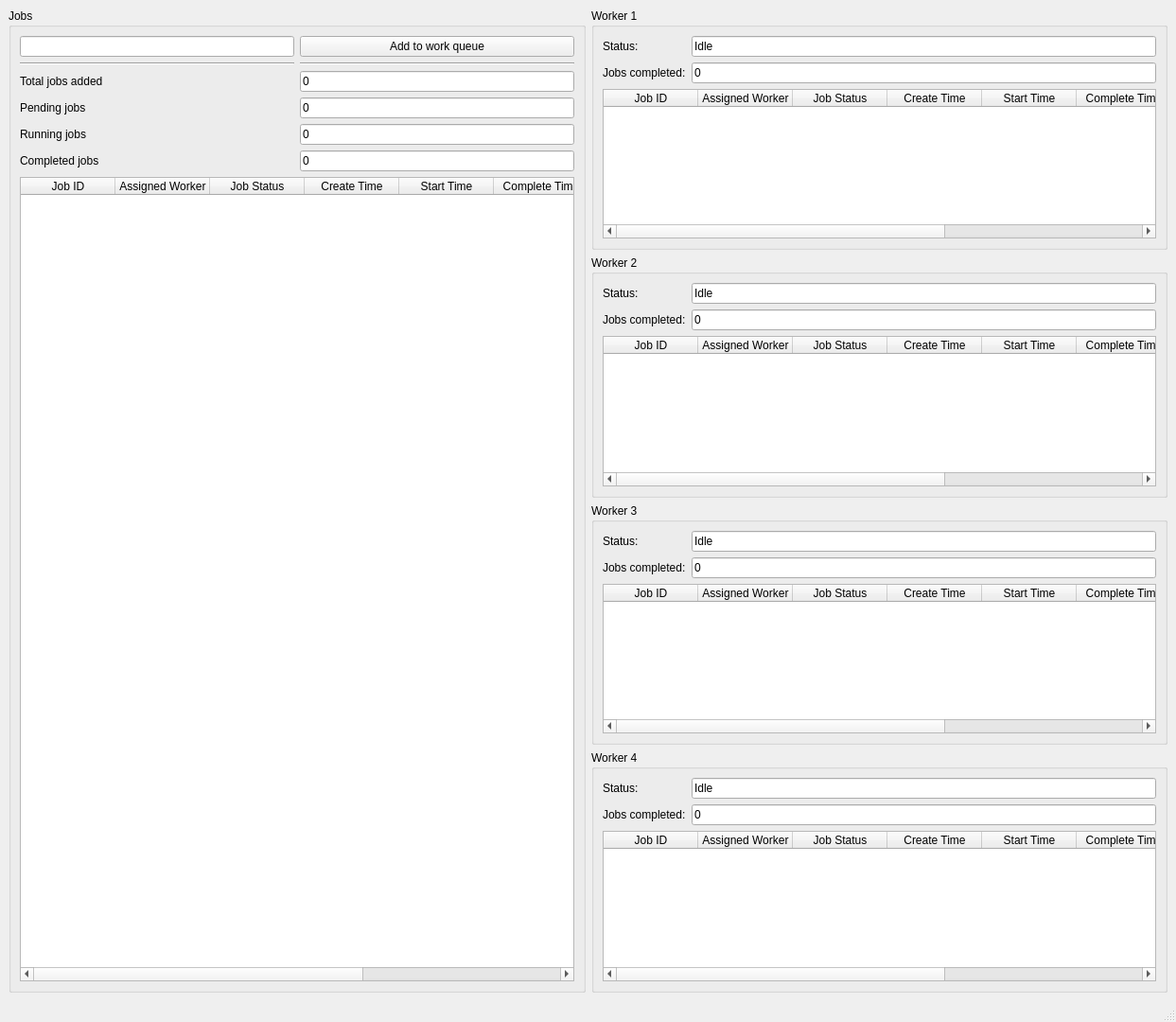
<?xml version="1.0" encoding="UTF-8"?>
<ui version="4.0">
 <class>MainWindow</class>
 <widget class="QMainWindow" name="MainWindow">
  <property name="geometry">
   <rect>
    <x>0</x>
    <y>0</y>
    <width>1243</width>
    <height>1080</height>
   </rect>
  </property>
  <property name="windowTitle">
   <string>Concurrent Job Processing</string>
  </property>
  <widget class="QWidget" name="centralwidget">
   <layout class="QGridLayout" name="gridLayout_2">
    <item row="0" column="1">
     <widget class="QGroupBox" name="GroupBox_Worker1">
      <property name="title">
       <string>Worker 1</string>
      </property>
      <layout class="QFormLayout" name="formLayout">
       <item row="0" column="0">
        <widget class="QLabel" name="label">
         <property name="text">
          <string>Status:</string>
         </property>
         <property name="buddy">
          <cstring>opStatus1</cstring>
         </property>
        </widget>
       </item>
       <item row="0" column="1">
        <widget class="QLineEdit" name="opStatus1">
         <property name="text">
          <string>Idle</string>
         </property>
         <property name="readOnly">
          <bool>true</bool>
         </property>
        </widget>
       </item>
       <item row="1" column="0">
        <widget class="QLabel" name="label_2">
         <property name="text">
          <string>Jobs completed:</string>
         </property>
         <property name="buddy">
          <cstring>opJobsCompleted1</cstring>
         </property>
        </widget>
       </item>
       <item row="1" column="1">
        <widget class="QLineEdit" name="opJobsCompleted1">
         <property name="text">
          <string>0</string>
         </property>
         <property name="readOnly">
          <bool>true</bool>
         </property>
        </widget>
       </item>
       <item row="2" column="0" colspan="2">
        <widget class="QTableWidget" name="opTableJobs1">
         <column>
          <property name="text">
           <string>Job ID</string>
          </property>
         </column>
         <column>
          <property name="text">
           <string>Assigned Worker</string>
          </property>
         </column>
         <column>
          <property name="text">
           <string>Job Status</string>
          </property>
         </column>
         <column>
          <property name="text">
           <string>Create Time</string>
          </property>
         </column>
         <column>
          <property name="text">
           <string>Start Time</string>
          </property>
         </column>
         <column>
          <property name="text">
           <string>Complete Time</string>
          </property>
         </column>
         <column>
          <property name="text">
           <string>Input parameter</string>
          </property>
         </column>
         <column>
          <property name="text">
           <string>Result</string>
          </property>
         </column>
        </widget>
       </item>
      </layout>
     </widget>
    </item>
    <item row="1" column="1">
     <widget class="QGroupBox" name="GroupBox_Worker2">
      <property name="title">
       <string>Worker 2</string>
      </property>
      <layout class="QFormLayout" name="formLayout_2">
       <item row="0" column="0">
        <widget class="QLabel" name="label_9">
         <property name="text">
          <string>Status:</string>
         </property>
         <property name="buddy">
          <cstring>opStatus2</cstring>
         </property>
        </widget>
       </item>
       <item row="0" column="1">
        <widget class="QLineEdit" name="opStatus2">
         <property name="text">
          <string>Idle</string>
         </property>
         <property name="readOnly">
          <bool>true</bool>
         </property>
        </widget>
       </item>
       <item row="1" column="0">
        <widget class="QLabel" name="label_10">
         <property name="text">
          <string>Jobs completed:</string>
         </property>
         <property name="buddy">
          <cstring>opJobsCompleted2</cstring>
         </property>
        </widget>
       </item>
       <item row="1" column="1">
        <widget class="QLineEdit" name="opJobsCompleted2">
         <property name="text">
          <string>0</string>
         </property>
         <property name="readOnly">
          <bool>true</bool>
         </property>
        </widget>
       </item>
       <item row="2" column="0" colspan="2">
        <widget class="QTableWidget" name="opTableJobs2">
         <column>
          <property name="text">
           <string>Job ID</string>
          </property>
         </column>
         <column>
          <property name="text">
           <string>Assigned Worker</string>
          </property>
         </column>
         <column>
          <property name="text">
           <string>Job Status</string>
          </property>
         </column>
         <column>
          <property name="text">
           <string>Create Time</string>
          </property>
         </column>
         <column>
          <property name="text">
           <string>Start Time</string>
          </property>
         </column>
         <column>
          <property name="text">
           <string>Complete Time</string>
          </property>
         </column>
         <column>
          <property name="text">
           <string>Input parameter</string>
          </property>
         </column>
         <column>
          <property name="text">
           <string>Result</string>
          </property>
         </column>
        </widget>
       </item>
      </layout>
     </widget>
    </item>
    <item row="2" column="1">
     <widget class="QGroupBox" name="GroupBox_Worker3">
      <property name="title">
       <string>Worker 3</string>
      </property>
      <layout class="QFormLayout" name="formLayout_3">
       <item row="0" column="0">
        <widget class="QLabel" name="label_13">
         <property name="text">
          <string>Status:</string>
         </property>
         <property name="buddy">
          <cstring>opStatus3</cstring>
         </property>
        </widget>
       </item>
       <item row="0" column="1">
        <widget class="QLineEdit" name="opStatus3">
         <property name="text">
          <string>Idle</string>
         </property>
         <property name="readOnly">
          <bool>true</bool>
         </property>
        </widget>
       </item>
       <item row="1" column="0">
        <widget class="QLabel" name="label_14">
         <property name="text">
          <string>Jobs completed:</string>
         </property>
         <property name="buddy">
          <cstring>opJobsCompleted3</cstring>
         </property>
        </widget>
       </item>
       <item row="1" column="1">
        <widget class="QLineEdit" name="opJobsCompleted3">
         <property name="text">
          <string>0</string>
         </property>
         <property name="readOnly">
          <bool>true</bool>
         </property>
        </widget>
       </item>
       <item row="2" column="0" colspan="2">
        <widget class="QTableWidget" name="opTableJobs3">
         <column>
          <property name="text">
           <string>Job ID</string>
          </property>
         </column>
         <column>
          <property name="text">
           <string>Assigned Worker</string>
          </property>
         </column>
         <column>
          <property name="text">
           <string>Job Status</string>
          </property>
         </column>
         <column>
          <property name="text">
           <string>Create Time</string>
          </property>
         </column>
         <column>
          <property name="text">
           <string>Start Time</string>
          </property>
         </column>
         <column>
          <property name="text">
           <string>Complete Time</string>
          </property>
         </column>
         <column>
          <property name="text">
           <string>Input parameter</string>
          </property>
         </column>
         <column>
          <property name="text">
           <string>Result</string>
          </property>
         </column>
        </widget>
       </item>
      </layout>
     </widget>
    </item>
    <item row="3" column="1">
     <widget class="QGroupBox" name="GroupBox_Worker4">
      <property name="title">
       <string>Worker 4</string>
      </property>
      <layout class="QFormLayout" name="formLayout_4">
       <item row="0" column="0">
        <widget class="QLabel" name="label_17">
         <property name="text">
          <string>Status:</string>
         </property>
         <property name="buddy">
          <cstring>opStatus4</cstring>
         </property>
        </widget>
       </item>
       <item row="0" column="1">
        <widget class="QLineEdit" name="opStatus4">
         <property name="text">
          <string>Idle</string>
         </property>
         <property name="readOnly">
          <bool>true</bool>
         </property>
        </widget>
       </item>
       <item row="1" column="0">
        <widget class="QLabel" name="label_18">
         <property name="text">
          <string>Jobs completed:</string>
         </property>
         <property name="buddy">
          <cstring>opJobsCompleted4</cstring>
         </property>
        </widget>
       </item>
       <item row="1" column="1">
        <widget class="QLineEdit" name="opJobsCompleted4">
         <property name="text">
          <string>0</string>
         </property>
         <property name="readOnly">
          <bool>true</bool>
         </property>
        </widget>
       </item>
       <item row="2" column="0" colspan="2">
        <widget class="QTableWidget" name="opTableJobs4">
         <column>
          <property name="text">
           <string>Job ID</string>
          </property>
         </column>
         <column>
          <property name="text">
           <string>Assigned Worker</string>
          </property>
         </column>
         <column>
          <property name="text">
           <string>Job Status</string>
          </property>
         </column>
         <column>
          <property name="text">
           <string>Create Time</string>
          </property>
         </column>
         <column>
          <property name="text">
           <string>Start Time</string>
          </property>
         </column>
         <column>
          <property name="text">
           <string>Complete Time</string>
          </property>
         </column>
         <column>
          <property name="text">
           <string>Input parameter</string>
          </property>
         </column>
         <column>
          <property name="text">
           <string>Result</string>
          </property>
         </column>
        </widget>
       </item>
      </layout>
     </widget>
    </item>
    <item row="0" column="0" rowspan="4">
     <widget class="QGroupBox" name="GroupBox_Jobs">
      <property name="title">
       <string>Jobs</string>
      </property>
      <layout class="QGridLayout" name="gridLayout">
       <item row="1" column="1">
        <widget class="Line" name="line_2">
         <property name="orientation">
          <enum>Qt::Horizontal</enum>
         </property>
        </widget>
       </item>
       <item row="0" column="1">
        <widget class="QPushButton" name="btnAddJob">
         <property name="focusPolicy">
          <enum>Qt::ClickFocus</enum>
         </property>
         <property name="text">
          <string>Add to work queue</string>
         </property>
        </widget>
       </item>
       <item row="4" column="0">
        <widget class="QLabel" name="label_5">
         <property name="text">
          <string>Running jobs</string>
         </property>
         <property name="buddy">
          <cstring>opRunningJobs</cstring>
         </property>
        </widget>
       </item>
       <item row="2" column="0">
        <widget class="QLabel" name="label_3">
         <property name="layoutDirection">
          <enum>Qt::LeftToRight</enum>
         </property>
         <property name="text">
          <string>Total jobs added</string>
         </property>
         <property name="buddy">
          <cstring>opTotalJobsAdded</cstring>
         </property>
        </widget>
       </item>
       <item row="2" column="1">
        <widget class="QLineEdit" name="opTotalJobsAdded">
         <property name="text">
          <string>0</string>
         </property>
         <property name="readOnly">
          <bool>true</bool>
         </property>
        </widget>
       </item>
       <item row="3" column="0">
        <widget class="QLabel" name="label_4">
         <property name="text">
          <string>Pending jobs</string>
         </property>
         <property name="buddy">
          <cstring>opPendingJobs</cstring>
         </property>
        </widget>
       </item>
       <item row="1" column="0">
        <widget class="Line" name="line">
         <property name="orientation">
          <enum>Qt::Horizontal</enum>
         </property>
        </widget>
       </item>
       <item row="6" column="0" colspan="2">
        <widget class="QTableWidget" name="opTableQueuedJobs">
         <property name="showGrid">
          <bool>true</bool>
         </property>
         <column>
          <property name="text">
           <string>Job ID</string>
          </property>
         </column>
         <column>
          <property name="text">
           <string>Assigned Worker</string>
          </property>
         </column>
         <column>
          <property name="text">
           <string>Job Status</string>
          </property>
         </column>
         <column>
          <property name="text">
           <string>Create Time</string>
          </property>
         </column>
         <column>
          <property name="text">
           <string>Start Time</string>
          </property>
         </column>
         <column>
          <property name="text">
           <string>Complete Time</string>
          </property>
         </column>
         <column>
          <property name="text">
           <string>Input parameter</string>
          </property>
         </column>
         <column>
          <property name="text">
           <string>Result</string>
          </property>
         </column>
        </widget>
       </item>
       <item row="0" column="0">
        <widget class="QLineEdit" name="inpParam"/>
       </item>
       <item row="5" column="0">
        <widget class="QLabel" name="label_6">
         <property name="text">
          <string>Completed jobs</string>
         </property>
         <property name="buddy">
          <cstring>opCompletedJobs</cstring>
         </property>
        </widget>
       </item>
       <item row="3" column="1">
        <widget class="QLineEdit" name="opPendingJobs">
         <property name="text">
          <string>0</string>
         </property>
         <property name="readOnly">
          <bool>true</bool>
         </property>
        </widget>
       </item>
       <item row="4" column="1">
        <widget class="QLineEdit" name="opRunningJobs">
         <property name="text">
          <string>0</string>
         </property>
         <property name="readOnly">
          <bool>true</bool>
         </property>
        </widget>
       </item>
       <item row="5" column="1">
        <widget class="QLineEdit" name="opCompletedJobs">
         <property name="text">
          <string>0</string>
         </property>
         <property name="readOnly">
          <bool>true</bool>
         </property>
        </widget>
       </item>
      </layout>
     </widget>
    </item>
   </layout>
  </widget>
  <widget class="QMenuBar" name="menubar">
   <property name="geometry">
    <rect>
     <x>0</x>
     <y>0</y>
     <width>1243</width>
     <height>21</height>
    </rect>
   </property>
  </widget>
  <widget class="QStatusBar" name="statusBar"/>
 </widget>
 <tabstops>
  <tabstop>inpParam</tabstop>
  <tabstop>btnAddJob</tabstop>
  <tabstop>opTotalJobsAdded</tabstop>
  <tabstop>opPendingJobs</tabstop>
  <tabstop>opRunningJobs</tabstop>
  <tabstop>opCompletedJobs</tabstop>
  <tabstop>opStatus1</tabstop>
  <tabstop>opJobsCompleted1</tabstop>
  <tabstop>opStatus2</tabstop>
  <tabstop>opJobsCompleted2</tabstop>
  <tabstop>opStatus3</tabstop>
  <tabstop>opJobsCompleted3</tabstop>
  <tabstop>opStatus4</tabstop>
  <tabstop>opJobsCompleted4</tabstop>
  <tabstop>opTableQueuedJobs</tabstop>
  <tabstop>opTableJobs1</tabstop>
  <tabstop>opTableJobs2</tabstop>
  <tabstop>opTableJobs3</tabstop>
  <tabstop>opTableJobs4</tabstop>
 </tabstops>
 <resources/>
 <connections/>
</ui>
